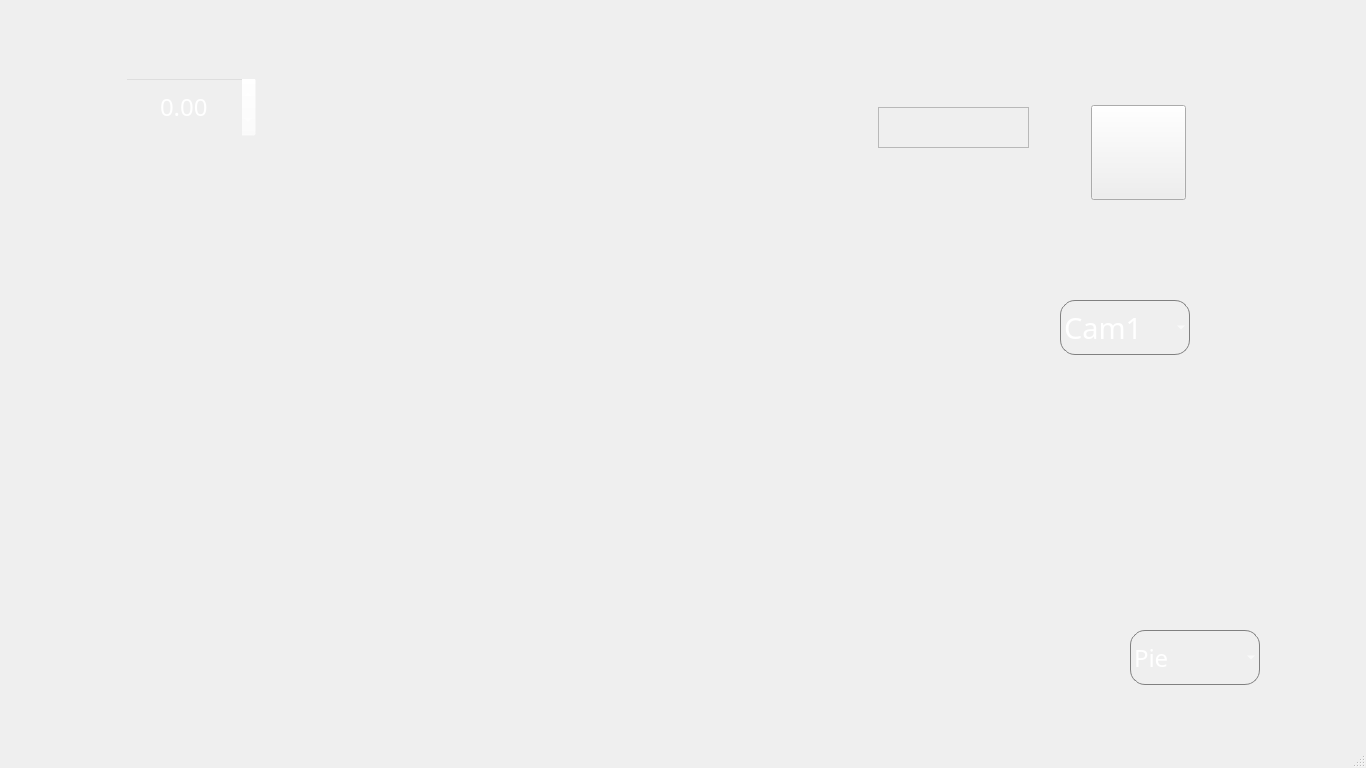
<?xml version="1.0" encoding="UTF-8"?>
<ui version="4.0">
 <class>MainWindow</class>
 <widget class="QMainWindow" name="MainWindow">
  <property name="geometry">
   <rect>
    <x>0</x>
    <y>0</y>
    <width>1366</width>
    <height>768</height>
   </rect>
  </property>
  <property name="windowTitle">
   <string>MainWindow</string>
  </property>
  <widget class="QWidget" name="centralwidget">
   <widget class="QStackedWidget" name="stackedWidget">
    <property name="geometry">
     <rect>
      <x>0</x>
      <y>0</y>
      <width>1280</width>
      <height>1024</height>
     </rect>
    </property>
    <widget class="QWidget" name="page">
     <property name="styleSheet">
      <string notr="true">#page{
	border-image: url(:/resource/Image/Inspection Monitor-04-01-01.jpg);
}
</string>
     </property>
     <widget class="QDoubleSpinBox" name="doubleSpinBox">
      <property name="geometry">
       <rect>
        <x>125</x>
        <y>77</y>
        <width>131</width>
        <height>60</height>
       </rect>
      </property>
      <property name="font">
       <font>
        <family>Satoshi Variable</family>
        <pointsize>18</pointsize>
        <weight>50</weight>
        <bold>false</bold>
       </font>
      </property>
      <property name="styleSheet">
       <string notr="true">QDoubleSpinBox {
 padding-left:2px;
	background-color: rgba(255, 255, 255,0%);
	color: rgb(255, 255, 255);
 }

 QDoubleSpinBox::up-button {
	border-image: url(:/resource/Image/Asset 1.png);

     subcontrol-origin: border;
     subcontrol-position: center right; /* position at the top right corner */
height:60;
     width: 30px; /* 16 + 2*1px border-width = 15px padding + 3px parent border */
     border-width: 1px;
 }
 QDoubleSpinBox::up-button::pressed{
 padding-right:5px;
height:55;
     width: 25px;
}
 QDoubleSpinBox::down-button {
	border-image: url(:/resource/Image/Asset 2.png);
     subcontrol-origin: border;
     subcontrol-position: center left; /* position at bottom right corner */
height:60;
     width: 30px;
     border-width: 1px;
     border-top-width: 0;
 }
 QDoubleSpinBox::down-button::pressed{
 padding-left:5px;
height:55;
     width: 25px;
}</string>
      </property>
      <property name="alignment">
       <set>Qt::AlignCenter</set>
      </property>
      <property name="decimals">
       <number>2</number>
      </property>
      <property name="minimum">
       <double>0.000000000000000</double>
      </property>
      <property name="singleStep">
       <double>1.000000000000000</double>
      </property>
      <property name="stepType">
       <enum>QAbstractSpinBox::DefaultStepType</enum>
      </property>
      <property name="value">
       <double>0.000000000000000</double>
      </property>
     </widget>
     <widget class="QDoubleSpinBox" name="doubleSpinBox_2">
      <property name="geometry">
       <rect>
        <x>370</x>
        <y>853</y>
        <width>141</width>
        <height>60</height>
       </rect>
      </property>
      <property name="font">
       <font>
        <family>Satoshi Variable</family>
        <pointsize>20</pointsize>
        <weight>50</weight>
        <bold>false</bold>
       </font>
      </property>
      <property name="styleSheet">
       <string notr="true">QDoubleSpinBox {
 padding-left:2px;
	background-color: rgba(255, 255, 255,0%);
	color: rgb(255, 255, 255);
 }

 QDoubleSpinBox::up-button {
	border-image: url(:/resource/Image/Asset 1.png);

     subcontrol-origin: border;
     subcontrol-position: center right; /* position at the top right corner */
height:60;
     width: 30px; /* 16 + 2*1px border-width = 15px padding + 3px parent border */
     border-width: 1px;
 }
 QDoubleSpinBox::up-button::pressed{
 padding-right:5px;
height:55;
     width: 25px;
}
 QDoubleSpinBox::down-button {
	border-image: url(:/resource/Image/Asset 2.png);
     subcontrol-origin: border;
     subcontrol-position: center left; /* position at bottom right corner */
height:60;
     width: 30px;
     border-width: 1px;
     border-top-width: 0;
 }
 QDoubleSpinBox::down-button::pressed{
 padding-left:5px;
height:55;
     width: 25px;
}</string>
      </property>
      <property name="singleStep">
       <double>0.010000000000000</double>
      </property>
      <property name="value">
       <double>16.000000000000000</double>
      </property>
     </widget>
     <widget class="Button_TivanEX" name="btn_backtosetting">
      <property name="geometry">
       <rect>
        <x>100</x>
        <y>870</y>
        <width>80</width>
        <height>80</height>
       </rect>
      </property>
      <property name="styleSheet">
       <string notr="true">#btn_backtosetting{
	border-image: url(:/resource/Image/B.png);
}</string>
      </property>
      <property name="text">
       <string/>
      </property>
     </widget>
     <widget class="QPushButton" name="btn_power">
      <property name="geometry">
       <rect>
        <x>1091</x>
        <y>105</y>
        <width>95</width>
        <height>95</height>
       </rect>
      </property>
      <property name="styleSheet">
       <string notr="true">#btn_power{
	border-image: url(:/resource/Image/System Control Off.png);
}
</string>
      </property>
      <property name="text">
       <string/>
      </property>
     </widget>
     <widget class="Button_TivanEX" name="btn_save">
      <property name="geometry">
       <rect>
        <x>800</x>
        <y>900</y>
        <width>75</width>
        <height>71</height>
       </rect>
      </property>
      <property name="styleSheet">
       <string notr="true">#btn_save {
border-image: url(:/resource/Image/Asset 4.png);
}
</string>
      </property>
      <property name="text">
       <string/>
      </property>
     </widget>
     <widget class="Button_TivanEX" name="btn_reset">
      <property name="geometry">
       <rect>
        <x>990</x>
        <y>900</y>
        <width>75</width>
        <height>71</height>
       </rect>
      </property>
      <property name="styleSheet">
       <string notr="true">border-image: url(:/resource/Image/Asset 6.png);</string>
      </property>
      <property name="text">
       <string/>
      </property>
     </widget>
     <widget class="QLabel" name="lbl_models">
      <property name="geometry">
       <rect>
        <x>656</x>
        <y>170</y>
        <width>191</width>
        <height>41</height>
       </rect>
      </property>
      <property name="font">
       <font>
        <family>Satoshi Variable</family>
        <pointsize>20</pointsize>
       </font>
      </property>
      <property name="styleSheet">
       <string notr="true">#lbl_models{
 padding-left:20px;
 padding-right:20;
color: rgb(255, 255, 255);
}</string>
      </property>
      <property name="lineWidth">
       <number>3</number>
      </property>
      <property name="text">
       <string/>
      </property>
     </widget>
     <widget class="QWidget" name="gridLayoutWidget">
      <property name="geometry">
       <rect>
        <x>80</x>
        <y>190</y>
        <width>581</width>
        <height>271</height>
       </rect>
      </property>
      <layout class="QGridLayout" name="gridLayout_D4"/>
     </widget>
     <widget class="QFrame" name="frame_reject">
      <property name="geometry">
       <rect>
        <x>878</x>
        <y>107</y>
        <width>151</width>
        <height>41</height>
       </rect>
      </property>
      <property name="styleSheet">
       <string notr="true">border-image: url(:/resource/Image/Reject Off.png);</string>
      </property>
      <property name="frameShape">
       <enum>QFrame::StyledPanel</enum>
      </property>
      <property name="frameShadow">
       <enum>QFrame::Raised</enum>
      </property>
     </widget>
     <widget class="QComboBox" name="comboBox_statistic">
      <property name="geometry">
       <rect>
        <x>1130</x>
        <y>630</y>
        <width>130</width>
        <height>55</height>
       </rect>
      </property>
      <property name="font">
       <font>
        <family>Satoshi Variable</family>
        <pointsize>18</pointsize>
       </font>
      </property>
      <property name="styleSheet">
       <string notr="true">#comboBox_statistic{
background-color: rgba(255, 255, 255,0%);
	color: rgb(255, 255, 255);
   border: 1px solid gray;
    border-radius: 15px;
    padding: 1px 18px 1px 3px;
    min-width: 6em;
}
#comboBox_statistic::drop-down{
	border-image: url(:/resource/Image/Asset 2.png);
     width: 30px;
     border-width: 1px;
     border-top-width: 0;
}
</string>
      </property>
      <item>
       <property name="text">
        <string>Pie</string>
       </property>
      </item>
      <item>
       <property name="text">
        <string>Bar</string>
       </property>
      </item>
     </widget>
     <widget class="QWidget" name="horizontalLayoutWidget">
      <property name="geometry">
       <rect>
        <x>760</x>
        <y>330</y>
        <width>261</width>
        <height>251</height>
       </rect>
      </property>
      <layout class="QHBoxLayout" name="Camera_Layout"/>
     </widget>
     <widget class="QWidget" name="gridLayoutWidget_2">
      <property name="geometry">
       <rect>
        <x>80</x>
        <y>530</y>
        <width>581</width>
        <height>261</height>
       </rect>
      </property>
      <layout class="QGridLayout" name="gridLayout_D5"/>
     </widget>
     <widget class="QComboBox" name="comboBox_camera">
      <property name="geometry">
       <rect>
        <x>1060</x>
        <y>300</y>
        <width>130</width>
        <height>55</height>
       </rect>
      </property>
      <property name="font">
       <font>
        <family>Satoshi Variable</family>
        <pointsize>22</pointsize>
       </font>
      </property>
      <property name="styleSheet">
       <string notr="true">#comboBox_camera{
background-color: rgba(255, 255, 255,0%);
	color: rgb(255, 255, 255);
   border: 1px solid gray;
    border-radius: 15px;
    padding: 1px 18px 1px 3px;
    min-width: 6em;
}
#comboBox_camera::drop-down{
	border-image: url(:/resource/Image/Asset 2.png);
     width: 30px;
     border-width: 1px;
     border-top-width: 0;
}
#comboBox_camera:list Item{
	color: rgb(255, 255, 255);
}</string>
      </property>
      <item>
       <property name="text">
        <string>Cam1</string>
       </property>
      </item>
      <item>
       <property name="text">
        <string>Cam2</string>
       </property>
      </item>
     </widget>
     <widget class="QWidget" name="horizontalLayoutWidget_2">
      <property name="geometry">
       <rect>
        <x>760</x>
        <y>650</y>
        <width>331</width>
        <height>211</height>
       </rect>
      </property>
      <layout class="QHBoxLayout" name="Statistic_MonitorLayout"/>
     </widget>
    </widget>
    <widget class="QWidget" name="page_2"/>
   </widget>
  </widget>
  <widget class="QStatusBar" name="statusbar"/>
 </widget>
 <customwidgets>
  <customwidget>
   <class>Button_TivanEX</class>
   <extends>QPushButton</extends>
   <header>Button_TivanEX.h</header>
  </customwidget>
 </customwidgets>
 <resources/>
 <connections/>
</ui>
